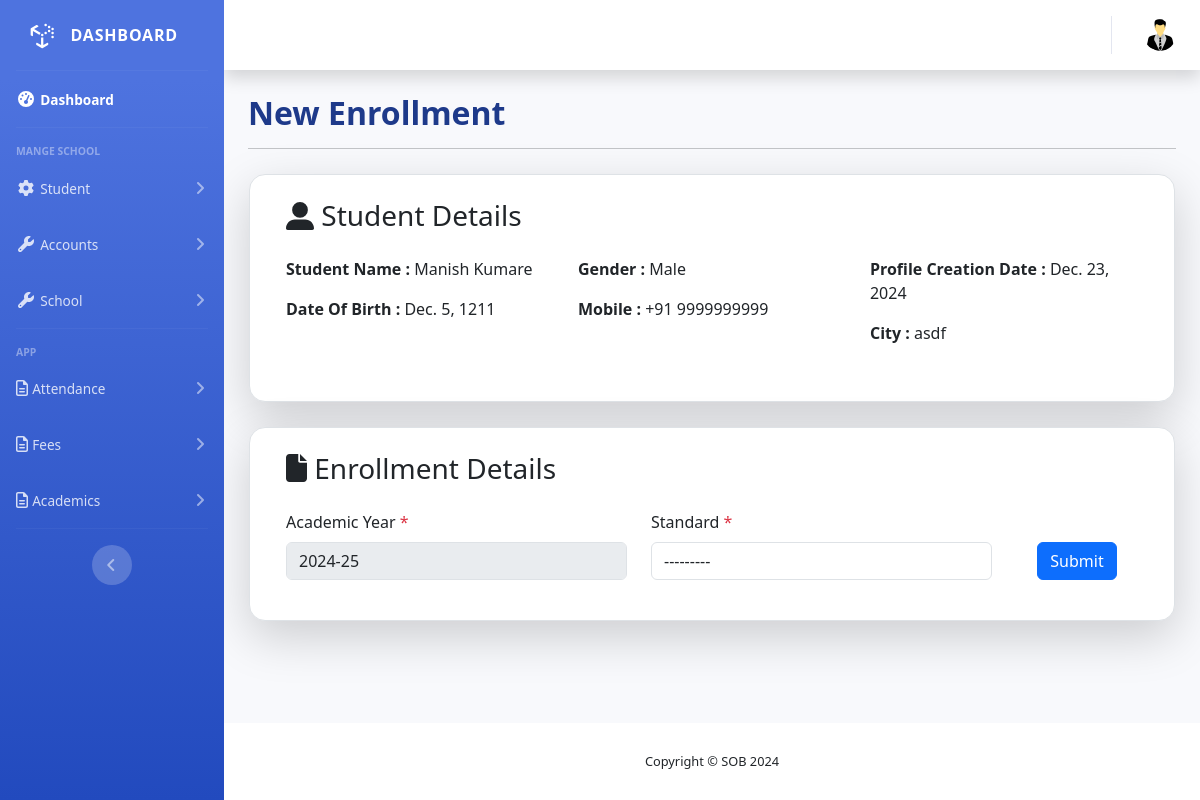
/student/enroll/1/step3, run on the app's committed database.
### student/models.py (models this page shows, shortened)
class Student(models.Model):
    user = models.OneToOneField(User, on_delete=models.CASCADE, related_name='student', null=True, blank=True)
    first_name = models.CharField(max_length=100)
    last_name = models.CharField(max_length=100)
    date_of_birth = models.DateField()
    gender = models.CharField(max_length=10, choices=[('male', 'Male'), ('female', 'Female')])
    adhar_number = models.CharField(
        max_length=12,  # Ensures the field allows a maximum of 12 characters
        validators=[RegexValidator(r'^\d{12}$', message="Aadhar number must be exactly 12 digits.")],
        unique=True,  # Enforces uniqueness in the database
        verbose_name="Aadhar Number"
    )
    religion = models.CharField(max_length=50, choices=RELIGION_CHOICES)
    photo = models.ImageField(upload_to='student_photos/', blank=True, null=True, verbose_name="Student Photo", help_text="Upload a valid image file (JPG, PNG, etc.) not exceeding 500 KB.", height_field=None, width_field=None)
    profile_creation_date = models.DateField(auto_now_add=True)
    last_school_name = models.CharField(max_length=255)
    last_class_attended = models.CharField(max_length=100)
    examination_board = models.CharField(max_length=100)
    percentage_or_grade = models.CharField(max_length=50)  # Can store percentage or grade
    leaving_certificate_date = models.DateField(null=True, blank=True)
    leaving_certificate_number = models.CharField(max_length=100)
    nationality = models.CharField(max_length=10, choices=[('in', 'India'), ('o', 'Other')])
    residential_address = models.TextField(max_length=70)
    residential_city = models.CharField(max_length=100)
    residential_state = models.CharField(max_length=100 , choices=INDIAN_STATES)
    residential_pin_code = models.CharField(max_length=6, validators=[RegexValidator(r'^\d{6}$')])
    permanent_address = models.TextField(max_length=70)
    permanent_city = models.CharField(max_length=100)
    permanent_state = models.CharField(max_length=100, choices=INDIAN_STATES)
    permanent_pin_code = models.CharField(max_length=6, validators=[RegexValidator(r'^\d{6}$')])
    local_guardian_name = models.CharField(max_length=100, null=True, blank=True)
    local_guardian_mobile = models.CharField(max_length=15, null=True, blank=True)
    local_guardian_address = models.TextField(null=True, blank=True)
    local_guardian_health_problem = models.TextField(null=True, blank=True)
    relation_to_guardian = models.CharField(max_length=50, blank=True, null=True, help_text="Relation to the guardian, e.g. Uncle, Aunt")
    father_name = models.CharField(max_length=100)
    father_age = models.IntegerField(null=True, blank=True)
    father_education = models.CharField(max_length=100, null=True, blank=True)
    father_occupation = models.CharField(max_length=100, null=True, blank=True)
    father_organisation = models.CharField(max_length=100, null=True, blank=True)
    father_designation = models.CharField(max_length=100,null=True, blank=True)
    father_languages_known = models.CharField(max_length=200, null=True, blank=True)
    father_mobile_number = models.CharField(max_length=10)
    father_email = models.EmailField(null=True, blank=True)
    father_phone = models.CharField(max_length=20, null=True, blank=True)
    father_annual_income = models.DecimalField(max_digits=12, decimal_places=2,null=True, blank=True)
    mother_name = models.CharField(max_length=100)
    mother_age = models.IntegerField(null=True, blank=True)
    mother_education = models.CharField(max_length=100,null=True, blank=True)
    mother_occupation = models.CharField(max_length=100,null=True, blank=True)
    mother_organisation = models.CharField(max_length=100,null=True, blank=True)
    mother_designation = models.CharField(max_length=100,null=True, blank=True)
    mother_languages_known = models.CharField(max_length=200, null=True, blank=True)
    mother_mobile_number = models.CharField(max_length=10)
    mother_email = models.EmailField(null=True, blank=True)
    mother_phone = models.CharField(max_length=20,null=True, blank=True)
    mother_annual_income = models.DecimalField(max_digits=12, decimal_places=2,null=True, blank=True)

### core/models.py (models this page shows, shortened)
class AcademicYear(models.Model):
    name = models.CharField(max_length=8, unique=True)
    start_date = models.DateField()
    end_date = models.DateField()
    is_active = models.BooleanField(default=False)

### student/views.py (the view, shortened to what this page needs)
# urls.py: path('enroll/<int:student_id>/step3', EnrollmentCreateView.as_view(), name='enroll_step3'), #enroll student
class EnrollmentCreateView(CreateView):
    model = Enrollment
    template_name = 'student/enrollment_enroll.html'  # Template for creating a new student
    form_class = EnrollmentForm
    def get(self, request, *args, **kwargs):
        student = Student.objects.get(id=self.kwargs.get('student_id'))
        academic_year = current_academic_year()
        enrollment = Enrollment.objects.filter(student=student, academic_year=academic_year)
        return super().get(request, *args, **kwargs)
    def get_context_data(self, **kwargs):
        context = super().get_context_data(**kwargs)
        context['student'] = Student.objects.get(id=self.kwargs.get('student_id'))
        context['academic_year'] = current_academic_year()
        return context

### student/forms.py (shortened to what this page needs)
class EnrollmentForm(forms.ModelForm):
    class Meta:
        model = Enrollment
        fields = ['standard']
        widgets = {
            'standard': forms.Select(attrs={'class': 'form-control'}),
        }
    def __init__(self, *args, **kwargs):
        super().__init__(*args, **kwargs)
        for field_name, field in self.fields.items():
            existing_classes = field.widget.attrs.get('class', '')
            field.widget.attrs['class'] = f"{existing_classes} form-control".strip()
            if self.errors.get(field_name):
                field.widget.attrs['class'] += ' is-invalid'

### core/forms.py (called while the page is built)
def current_academic_year():
    return AcademicYear.objects.get(start_date__lte=timezone.now().date(), end_date__gte=timezone.now().date())

### core/models.py (called while the page is built)
    def __str__(self):
        return f"{self.name} {self.section or ''}"

### student/templates/student/enrollment_enroll.html (shortened to what this page needs)
{% extends "base.html" %}
{% load static %}
{% block head %}
<link rel="stylesheet" href="https://cdnjs.cloudflare.com/ajax/libs/twitter-bootstrap/5.3.0/css/bootstrap.min.css">
<link rel="stylesheet" href="https://cdn.datatables.net/2.1.8/css/dataTables.bootstrap5.css">
{% endblock head %}
{% block main %}
<div class="container-fluid">
  <h2 class="fw-bold text-center text-lg-start" style="color:#1E3A8A;">New Enrollment</h2>
  <hr>
  <div class="row bg-white shadow-lg rounded-4 mb-3 p-4 border" style="margin-left: 1px; margin-right: 1px; margin-top: 25px;">
    <h3 class="mb-4"><i class="fa-solid fa-user-large"></i> Student Details</h3>
      <div class="col-lg-4 col-md-6 col-12 mb-3">
        <p><strong>Student Name :</strong> {{ student.first_name }} {{ student.last_name }}</p>
        <p><strong>Date Of Birth :</strong> {{ student.date_of_birth }}</p>
      </div>
      <div class="col-lg-4 col-md-6 col-12 mb-3">
        <p><strong>Gender :</strong> {{ student.get_gender_display }}</p>
        <p><strong>Mobile :</strong> +91 {% if student.father_mobile_number %}{{ student.father_mobile_number }}{% endif %}</p>
      </div>
      <div class="col-lg-4 col-md-6 col-12 mb-3">
        <p><strong>Profile Creation Date :</strong> {{student.profile_creation_date}}</p>
        <p><strong>City :</strong> {{student.residential_city}}</p>
      </div>
  </div>
  <div class="row bg-white shadow-lg rounded-4 mb-4 p-4 border" style="margin-left: 1px; margin-right: 1px; margin-top: 25px;">
    <form method="POST" novalidate>
      <div class="row">
        <h3 class="mb-4"><i class="fa fa-file"></i> Enrollment Details {% if academic_year and academic_year.is_active == False %}<span class="mx-5 text-danger fs-4">! Can Not make New Enrollment</span>{% endif %}</h3>
        <div class="col-lg-5 col-md-6 col-12 mb-3">
          <label for="due_date">Academic Year <span class="text-danger">*</span></label>
          <input type="text" class="form-control {% if not academic_year or academic_year.is_active == False %}is-invalid{% endif %}" value="{% if academic_year %}{{academic_year.name}}{% else %}! No Academic Year{% endif %}" disabled>
        </div>
        <div class="col-lg-5 col-md-6 col-12 mb-3">
          <label for="total_fees">{{ form.standard.label }} <span class="text-danger">*</span></label>
          {{ form.standard }}
        </div>
        <div class="col-lg-2 col-md-12 col-12 mb-3 d-flex justify-content-center align-items-end">
          <button type="submit" class="btn btn-primary mt-4" {% if not academic_year or academic_year.is_active == False %}disabled{% endif %}>Submit</button>
        </div>
      </div>
    </form>
  </div>
</div>
{% endblock main %}

### data on the page
Student: first_name "Manish", last_name "Kumare", date_of_birth "Dec. 5, 1211", gender "Male", father_mobile_number "9999999999", profile_creation_date "Dec. 23, 2024", residential_city "asdf"
AcademicYear: name "2024-25"
